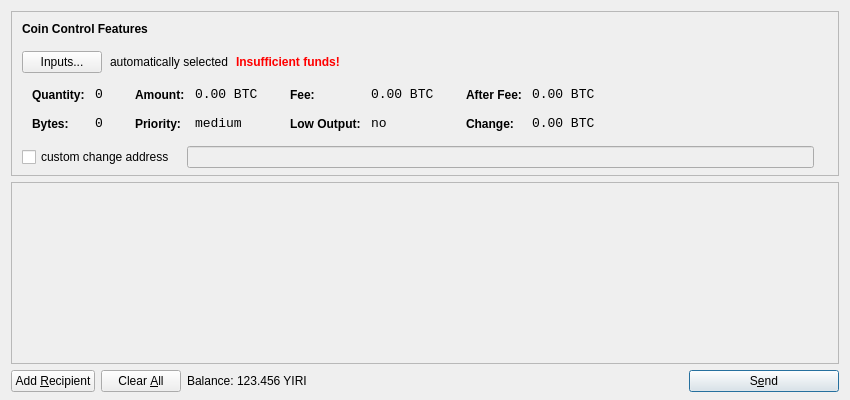
<?xml version="1.0" encoding="UTF-8"?>
<ui version="4.0">
 <class>SendCoinsDialog</class>
 <widget class="QDialog" name="SendCoinsDialog">
  <property name="geometry">
   <rect>
    <x>0</x>
    <y>0</y>
    <width>850</width>
    <height>400</height>
   </rect>
  </property>
  <property name="windowTitle">
   <string>Send Coins</string>
  </property>
  <layout class="QVBoxLayout" name="verticalLayout" stretch="0,1,0">
   <property name="bottomMargin">
    <number>8</number>
   </property>
   <item>
    <widget class="QFrame" name="frameCoinControl">
     <property name="sizePolicy">
      <sizepolicy hsizetype="Expanding" vsizetype="Expanding">
       <horstretch>0</horstretch>
       <verstretch>0</verstretch>
      </sizepolicy>
     </property>
     <property name="maximumSize">
      <size>
       <width>16777215</width>
       <height>16777215</height>
      </size>
     </property>
     <property name="frameShape">
      <enum>QFrame::StyledPanel</enum>
     </property>
     <property name="frameShadow">
      <enum>QFrame::Sunken</enum>
     </property>
     <layout class="QVBoxLayout" name="verticalLayoutCoinControl2">
      <property name="spacing">
       <number>-1</number>
      </property>
      <property name="leftMargin">
       <number>0</number>
      </property>
      <property name="topMargin">
       <number>0</number>
      </property>
      <property name="rightMargin">
       <number>0</number>
      </property>
      <property name="bottomMargin">
       <number>6</number>
      </property>
      <item>
       <layout class="QVBoxLayout" name="verticalLayoutCoinControl" stretch="0,0,0,0,1">
        <property name="spacing">
         <number>0</number>
        </property>
        <property name="leftMargin">
         <number>10</number>
        </property>
        <property name="topMargin">
         <number>10</number>
        </property>
        <item>
         <layout class="QHBoxLayout" name="horizontalLayoutCoinControl1">
          <property name="bottomMargin">
           <number>15</number>
          </property>
          <item>
           <widget class="QLabel" name="labelCoinControlFeatures">
            <property name="sizePolicy">
             <sizepolicy hsizetype="Preferred" vsizetype="Maximum">
              <horstretch>0</horstretch>
              <verstretch>0</verstretch>
             </sizepolicy>
            </property>
            <property name="font">
             <font>
              <weight>75</weight>
              <bold>true</bold>
             </font>
            </property>
            <property name="styleSheet">
             <string notr="true">font-weight:bold;</string>
            </property>
            <property name="text">
             <string>Coin Control Features</string>
            </property>
           </widget>
          </item>
         </layout>
        </item>
        <item>
         <layout class="QHBoxLayout" name="horizontalLayoutCoinControl2" stretch="0,0,0,0">
          <property name="spacing">
           <number>8</number>
          </property>
          <property name="bottomMargin">
           <number>10</number>
          </property>
          <item>
           <widget class="QPushButton" name="pushButtonCoinControl">
            <property name="styleSheet">
             <string notr="true"/>
            </property>
            <property name="text">
             <string>Inputs...</string>
            </property>
           </widget>
          </item>
          <item>
           <widget class="QLabel" name="labelCoinControlAutomaticallySelected">
            <property name="text">
             <string>automatically selected</string>
            </property>
            <property name="margin">
             <number>5</number>
            </property>
           </widget>
          </item>
          <item>
           <widget class="QLabel" name="labelCoinControlInsuffFunds">
            <property name="font">
             <font>
              <weight>75</weight>
              <bold>true</bold>
             </font>
            </property>
            <property name="styleSheet">
             <string notr="true">color:red;font-weight:bold;</string>
            </property>
            <property name="text">
             <string>Insufficient funds!</string>
            </property>
            <property name="margin">
             <number>5</number>
            </property>
           </widget>
          </item>
          <item>
           <spacer name="horizontalSpacerCoinControl">
            <property name="orientation">
             <enum>Qt::Horizontal</enum>
            </property>
            <property name="sizeHint" stdset="0">
             <size>
              <width>40</width>
              <height>1</height>
             </size>
            </property>
           </spacer>
          </item>
         </layout>
        </item>
        <item>
         <widget class="QWidget" name="widgetCoinControl" native="true">
          <property name="sizePolicy">
           <sizepolicy hsizetype="Preferred" vsizetype="Preferred">
            <horstretch>0</horstretch>
            <verstretch>0</verstretch>
           </sizepolicy>
          </property>
          <property name="minimumSize">
           <size>
            <width>0</width>
            <height>0</height>
           </size>
          </property>
          <property name="styleSheet">
           <string notr="true"/>
          </property>
          <layout class="QHBoxLayout" name="horizontalLayoutCoinControl5">
           <property name="margin">
            <number>0</number>
           </property>
           <item>
            <layout class="QHBoxLayout" name="horizontalLayoutCoinControl3" stretch="0,0,0,1">
             <property name="spacing">
              <number>20</number>
             </property>
             <property name="topMargin">
              <number>0</number>
             </property>
             <property name="bottomMargin">
              <number>10</number>
             </property>
             <item>
              <layout class="QFormLayout" name="formLayoutCoinControl1">
               <property name="horizontalSpacing">
                <number>10</number>
               </property>
               <property name="verticalSpacing">
                <number>14</number>
               </property>
               <property name="leftMargin">
                <number>10</number>
               </property>
               <property name="topMargin">
                <number>4</number>
               </property>
               <property name="rightMargin">
                <number>6</number>
               </property>
               <item row="0" column="0">
                <widget class="QLabel" name="labelCoinControlQuantityText">
                 <property name="styleSheet">
                  <string notr="true">font-weight:bold;</string>
                 </property>
                 <property name="text">
                  <string>Quantity:</string>
                 </property>
                 <property name="margin">
                  <number>0</number>
                 </property>
                </widget>
               </item>
               <item row="0" column="1">
                <widget class="QLabel" name="labelCoinControlQuantity">
                 <property name="font">
                  <font>
                   <family>Monospace</family>
                   <pointsize>10</pointsize>
                  </font>
                 </property>
                 <property name="cursor">
                  <cursorShape>IBeamCursor</cursorShape>
                 </property>
                 <property name="contextMenuPolicy">
                  <enum>Qt::ActionsContextMenu</enum>
                 </property>
                 <property name="text">
                  <string notr="true">0</string>
                 </property>
                 <property name="margin">
                  <number>0</number>
                 </property>
                 <property name="textInteractionFlags">
                  <set>Qt::LinksAccessibleByMouse|Qt::TextSelectableByKeyboard|Qt::TextSelectableByMouse</set>
                 </property>
                </widget>
               </item>
               <item row="1" column="0">
                <widget class="QLabel" name="labelCoinControlBytesText">
                 <property name="styleSheet">
                  <string notr="true">font-weight:bold;</string>
                 </property>
                 <property name="text">
                  <string>Bytes:</string>
                 </property>
                </widget>
               </item>
               <item row="1" column="1">
                <widget class="QLabel" name="labelCoinControlBytes">
                 <property name="font">
                  <font>
                   <family>Monospace</family>
                   <pointsize>10</pointsize>
                  </font>
                 </property>
                 <property name="cursor">
                  <cursorShape>IBeamCursor</cursorShape>
                 </property>
                 <property name="contextMenuPolicy">
                  <enum>Qt::ActionsContextMenu</enum>
                 </property>
                 <property name="text">
                  <string notr="true">0</string>
                 </property>
                 <property name="textInteractionFlags">
                  <set>Qt::LinksAccessibleByMouse|Qt::TextSelectableByKeyboard|Qt::TextSelectableByMouse</set>
                 </property>
                </widget>
               </item>
              </layout>
             </item>
             <item>
              <layout class="QFormLayout" name="formLayoutCoinControl2">
               <property name="horizontalSpacing">
                <number>10</number>
               </property>
               <property name="verticalSpacing">
                <number>14</number>
               </property>
               <property name="leftMargin">
                <number>6</number>
               </property>
               <property name="topMargin">
                <number>4</number>
               </property>
               <property name="rightMargin">
                <number>6</number>
               </property>
               <item row="0" column="0">
                <widget class="QLabel" name="labelCoinControlAmountText">
                 <property name="styleSheet">
                  <string notr="true">font-weight:bold;</string>
                 </property>
                 <property name="text">
                  <string>Amount:</string>
                 </property>
                 <property name="margin">
                  <number>0</number>
                 </property>
                </widget>
               </item>
               <item row="0" column="1">
                <widget class="QLabel" name="labelCoinControlAmount">
                 <property name="font">
                  <font>
                   <family>Monospace</family>
                   <pointsize>10</pointsize>
                  </font>
                 </property>
                 <property name="cursor">
                  <cursorShape>IBeamCursor</cursorShape>
                 </property>
                 <property name="contextMenuPolicy">
                  <enum>Qt::ActionsContextMenu</enum>
                 </property>
                 <property name="text">
                  <string notr="true">0.00 BTC</string>
                 </property>
                 <property name="textInteractionFlags">
                  <set>Qt::LinksAccessibleByMouse|Qt::TextSelectableByKeyboard|Qt::TextSelectableByMouse</set>
                 </property>
                </widget>
               </item>
               <item row="1" column="0">
                <widget class="QLabel" name="labelCoinControlPriorityText">
                 <property name="styleSheet">
                  <string notr="true">font-weight:bold;</string>
                 </property>
                 <property name="text">
                  <string>Priority:</string>
                 </property>
                </widget>
               </item>
               <item row="1" column="1">
                <widget class="QLabel" name="labelCoinControlPriority">
                 <property name="font">
                  <font>
                   <family>Monospace</family>
                   <pointsize>10</pointsize>
                  </font>
                 </property>
                 <property name="cursor">
                  <cursorShape>IBeamCursor</cursorShape>
                 </property>
                 <property name="contextMenuPolicy">
                  <enum>Qt::ActionsContextMenu</enum>
                 </property>
                 <property name="text">
                  <string>medium</string>
                 </property>
                 <property name="textInteractionFlags">
                  <set>Qt::LinksAccessibleByMouse|Qt::TextSelectableByKeyboard|Qt::TextSelectableByMouse</set>
                 </property>
                </widget>
               </item>
              </layout>
             </item>
             <item>
              <layout class="QFormLayout" name="formLayoutCoinControl3">
               <property name="horizontalSpacing">
                <number>10</number>
               </property>
               <property name="verticalSpacing">
                <number>14</number>
               </property>
               <property name="leftMargin">
                <number>6</number>
               </property>
               <property name="topMargin">
                <number>4</number>
               </property>
               <property name="rightMargin">
                <number>6</number>
               </property>
               <item row="0" column="0">
                <widget class="QLabel" name="labelCoinControlFeeText">
                 <property name="styleSheet">
                  <string notr="true">font-weight:bold;</string>
                 </property>
                 <property name="text">
                  <string>Fee:</string>
                 </property>
                 <property name="margin">
                  <number>0</number>
                 </property>
                </widget>
               </item>
               <item row="0" column="1">
                <widget class="QLabel" name="labelCoinControlFee">
                 <property name="font">
                  <font>
                   <family>Monospace</family>
                   <pointsize>10</pointsize>
                  </font>
                 </property>
                 <property name="cursor">
                  <cursorShape>IBeamCursor</cursorShape>
                 </property>
                 <property name="contextMenuPolicy">
                  <enum>Qt::ActionsContextMenu</enum>
                 </property>
                 <property name="text">
                  <string notr="true">0.00 BTC</string>
                 </property>
                 <property name="textInteractionFlags">
                  <set>Qt::LinksAccessibleByMouse|Qt::TextSelectableByKeyboard|Qt::TextSelectableByMouse</set>
                 </property>
                </widget>
               </item>
               <item row="1" column="0">
                <widget class="QLabel" name="labelCoinControlLowOutputText">
                 <property name="styleSheet">
                  <string notr="true">font-weight:bold;</string>
                 </property>
                 <property name="text">
                  <string>Low Output:</string>
                 </property>
                </widget>
               </item>
               <item row="1" column="1">
                <widget class="QLabel" name="labelCoinControlLowOutput">
                 <property name="font">
                  <font>
                   <family>Monospace</family>
                   <pointsize>10</pointsize>
                  </font>
                 </property>
                 <property name="cursor">
                  <cursorShape>IBeamCursor</cursorShape>
                 </property>
                 <property name="contextMenuPolicy">
                  <enum>Qt::ActionsContextMenu</enum>
                 </property>
                 <property name="text">
                  <string>no</string>
                 </property>
                 <property name="textInteractionFlags">
                  <set>Qt::LinksAccessibleByMouse|Qt::TextSelectableByKeyboard|Qt::TextSelectableByMouse</set>
                 </property>
                </widget>
               </item>
              </layout>
             </item>
             <item>
              <layout class="QFormLayout" name="formLayoutCoinControl4">
               <property name="horizontalSpacing">
                <number>10</number>
               </property>
               <property name="verticalSpacing">
                <number>14</number>
               </property>
               <property name="leftMargin">
                <number>6</number>
               </property>
               <property name="topMargin">
                <number>4</number>
               </property>
               <property name="rightMargin">
                <number>6</number>
               </property>
               <item row="0" column="0">
                <widget class="QLabel" name="labelCoinControlAfterFeeText">
                 <property name="styleSheet">
                  <string notr="true">font-weight:bold;</string>
                 </property>
                 <property name="text">
                  <string>After Fee:</string>
                 </property>
                 <property name="margin">
                  <number>0</number>
                 </property>
                </widget>
               </item>
               <item row="0" column="1">
                <widget class="QLabel" name="labelCoinControlAfterFee">
                 <property name="font">
                  <font>
                   <family>Monospace</family>
                   <pointsize>10</pointsize>
                  </font>
                 </property>
                 <property name="cursor">
                  <cursorShape>IBeamCursor</cursorShape>
                 </property>
                 <property name="contextMenuPolicy">
                  <enum>Qt::ActionsContextMenu</enum>
                 </property>
                 <property name="text">
                  <string notr="true">0.00 BTC</string>
                 </property>
                 <property name="textInteractionFlags">
                  <set>Qt::LinksAccessibleByMouse|Qt::TextSelectableByKeyboard|Qt::TextSelectableByMouse</set>
                 </property>
                </widget>
               </item>
               <item row="1" column="0">
                <widget class="QLabel" name="labelCoinControlChangeText">
                 <property name="styleSheet">
                  <string notr="true">font-weight:bold;</string>
                 </property>
                 <property name="text">
                  <string>Change:</string>
                 </property>
                </widget>
               </item>
               <item row="1" column="1">
                <widget class="QLabel" name="labelCoinControlChange">
                 <property name="font">
                  <font>
                   <family>Monospace</family>
                   <pointsize>10</pointsize>
                  </font>
                 </property>
                 <property name="cursor">
                  <cursorShape>IBeamCursor</cursorShape>
                 </property>
                 <property name="contextMenuPolicy">
                  <enum>Qt::ActionsContextMenu</enum>
                 </property>
                 <property name="text">
                  <string notr="true">0.00 BTC</string>
                 </property>
                 <property name="textInteractionFlags">
                  <set>Qt::LinksAccessibleByMouse|Qt::TextSelectableByKeyboard|Qt::TextSelectableByMouse</set>
                 </property>
                </widget>
               </item>
              </layout>
             </item>
            </layout>
           </item>
          </layout>
         </widget>
        </item>
        <item>
         <layout class="QHBoxLayout" name="horizontalLayoutCoinControl4" stretch="0,0,0">
          <property name="spacing">
           <number>12</number>
          </property>
          <property name="sizeConstraint">
           <enum>QLayout::SetDefaultConstraint</enum>
          </property>
          <property name="topMargin">
           <number>5</number>
          </property>
          <property name="rightMargin">
           <number>5</number>
          </property>
          <item>
           <widget class="QCheckBox" name="checkBoxCoinControlChange">
            <property name="text">
             <string>custom change address</string>
            </property>
           </widget>
          </item>
          <item>
           <widget class="QLineEdit" name="lineEditCoinControlChange">
            <property name="enabled">
             <bool>false</bool>
            </property>
            <property name="sizePolicy">
             <sizepolicy hsizetype="Expanding" vsizetype="Fixed">
              <horstretch>0</horstretch>
              <verstretch>0</verstretch>
             </sizepolicy>
            </property>
           </widget>
          </item>
          <item>
           <widget class="QLabel" name="labelCoinControlChangeLabel">
            <property name="sizePolicy">
             <sizepolicy hsizetype="Preferred" vsizetype="Expanding">
              <horstretch>0</horstretch>
              <verstretch>0</verstretch>
             </sizepolicy>
            </property>
            <property name="minimumSize">
             <size>
              <width>0</width>
              <height>0</height>
             </size>
            </property>
            <property name="text">
             <string/>
            </property>
            <property name="margin">
             <number>3</number>
            </property>
           </widget>
          </item>
         </layout>
        </item>
        <item>
         <spacer name="verticalSpacerCoinControl">
          <property name="orientation">
           <enum>Qt::Vertical</enum>
          </property>
          <property name="sizeHint" stdset="0">
           <size>
            <width>800</width>
            <height>1</height>
           </size>
          </property>
         </spacer>
        </item>
       </layout>
      </item>
     </layout>
    </widget>
   </item>
   <item>
    <widget class="QScrollArea" name="scrollArea">
     <property name="widgetResizable">
      <bool>true</bool>
     </property>
     <widget class="QWidget" name="scrollAreaWidgetContents">
      <property name="geometry">
       <rect>
        <x>0</x>
        <y>0</y>
        <width>830</width>
        <height>165</height>
       </rect>
      </property>
      <layout class="QVBoxLayout" name="verticalLayout_2">
       <property name="margin">
        <number>0</number>
       </property>
       <item>
        <layout class="QVBoxLayout" name="entries">
         <property name="spacing">
          <number>6</number>
         </property>
        </layout>
       </item>
       <item>
        <spacer name="verticalSpacer">
         <property name="orientation">
          <enum>Qt::Vertical</enum>
         </property>
         <property name="sizeHint" stdset="0">
          <size>
           <width>20</width>
           <height>40</height>
          </size>
         </property>
        </spacer>
       </item>
      </layout>
     </widget>
    </widget>
   </item>
   <item>
    <layout class="QHBoxLayout" name="horizontalLayout">
     <item>
      <widget class="QPushButton" name="addButton">
       <property name="toolTip">
        <string>Send to multiple recipients at once</string>
       </property>
       <property name="text">
        <string>Add &amp;Recipient</string>
       </property>
       <property name="icon">
        <iconset resource="../bitcoin.qrc">
         <normaloff>:/icons/add</normaloff>:/icons/add</iconset>
       </property>
       <property name="autoDefault">
        <bool>false</bool>
       </property>
      </widget>
     </item>
     <item>
      <widget class="QPushButton" name="clearButton">
       <property name="sizePolicy">
        <sizepolicy hsizetype="Minimum" vsizetype="Fixed">
         <horstretch>0</horstretch>
         <verstretch>0</verstretch>
        </sizepolicy>
       </property>
       <property name="toolTip">
        <string>Remove all transaction fields</string>
       </property>
       <property name="text">
        <string>Clear &amp;All</string>
       </property>
       <property name="icon">
        <iconset resource="../bitcoin.qrc">
         <normaloff>:/icons/remove</normaloff>:/icons/remove</iconset>
       </property>
       <property name="autoRepeatDelay">
        <number>300</number>
       </property>
       <property name="autoDefault">
        <bool>false</bool>
       </property>
      </widget>
     </item>
     <item>
      <layout class="QHBoxLayout" name="horizontalLayout_2">
       <property name="spacing">
        <number>3</number>
       </property>
       <item>
        <widget class="QLabel" name="label">
         <property name="text">
          <string>Balance:</string>
         </property>
        </widget>
       </item>
       <item>
        <widget class="QLabel" name="labelBalance">
         <property name="cursor">
          <cursorShape>IBeamCursor</cursorShape>
         </property>
         <property name="text">
          <string>123.456 YIRI</string>
         </property>
         <property name="textInteractionFlags">
          <set>Qt::LinksAccessibleByMouse|Qt::TextSelectableByKeyboard|Qt::TextSelectableByMouse</set>
         </property>
        </widget>
       </item>
      </layout>
     </item>
     <item>
      <spacer name="horizontalSpacer">
       <property name="orientation">
        <enum>Qt::Horizontal</enum>
       </property>
       <property name="sizeHint" stdset="0">
        <size>
         <width>40</width>
         <height>20</height>
        </size>
       </property>
      </spacer>
     </item>
     <item>
      <widget class="QPushButton" name="sendButton">
       <property name="minimumSize">
        <size>
         <width>150</width>
         <height>0</height>
        </size>
       </property>
       <property name="toolTip">
        <string>Confirm the send action</string>
       </property>
       <property name="text">
        <string>S&amp;end</string>
       </property>
       <property name="icon">
        <iconset resource="../bitcoin.qrc">
         <normaloff>:/icons/send</normaloff>:/icons/send</iconset>
       </property>
       <property name="default">
        <bool>true</bool>
       </property>
      </widget>
     </item>
    </layout>
   </item>
  </layout>
 </widget>
 <resources>
  <include location="../bitcoin.qrc"/>
 </resources>
 <connections/>
</ui>
